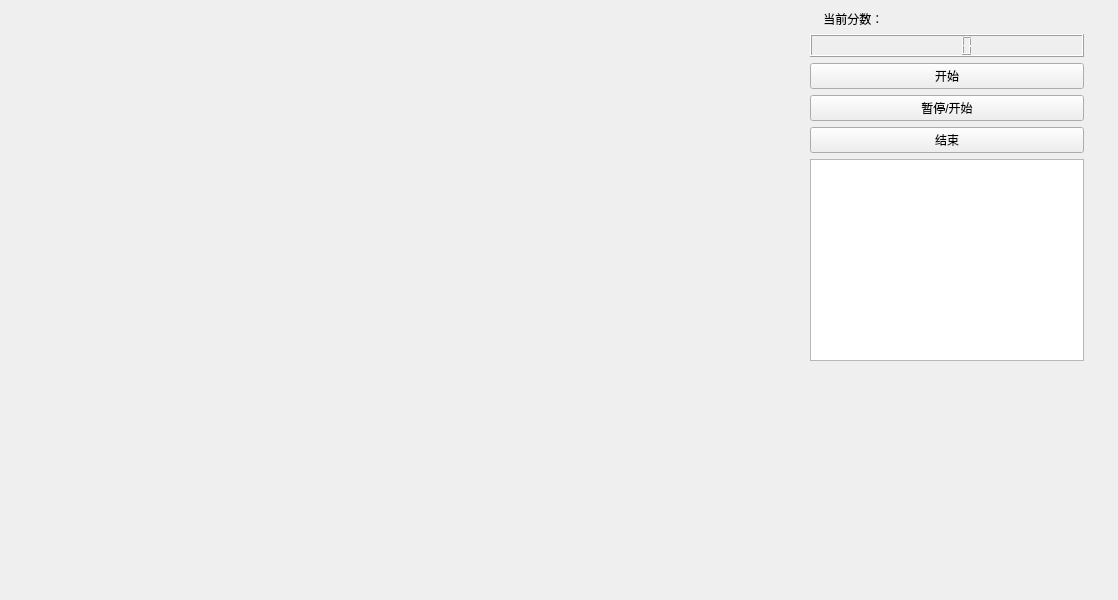
<?xml version="1.0" encoding="UTF-8"?>
<ui version="4.0">
 <class>GameWidget</class>
 <widget class="QWidget" name="GameWidget">
  <property name="geometry">
   <rect>
    <x>0</x>
    <y>0</y>
    <width>1118</width>
    <height>600</height>
   </rect>
  </property>
  <property name="windowTitle">
   <string>GameWidget</string>
  </property>
  <widget class="QWidget" name="widget" native="true">
   <property name="geometry">
    <rect>
     <x>810</x>
     <y>10</y>
     <width>274</width>
     <height>351</height>
    </rect>
   </property>
   <layout class="QVBoxLayout" name="verticalLayout">
    <item>
     <widget class="QLabel" name="label">
      <property name="text">
       <string>    当前分数：</string>
      </property>
     </widget>
    </item>
    <item>
     <widget class="QLCDNumber" name="lcdNumber"/>
    </item>
    <item>
     <widget class="QPushButton" name="start">
      <property name="text">
       <string>开始</string>
      </property>
     </widget>
    </item>
    <item>
     <widget class="QPushButton" name="pause">
      <property name="text">
       <string>暂停/开始</string>
      </property>
     </widget>
    </item>
    <item>
     <widget class="QPushButton" name="over">
      <property name="text">
       <string>结束</string>
      </property>
     </widget>
    </item>
    <item>
     <widget class="QListView" name="listView"/>
    </item>
   </layout>
  </widget>
 </widget>
 <resources/>
 <connections/>
</ui>
